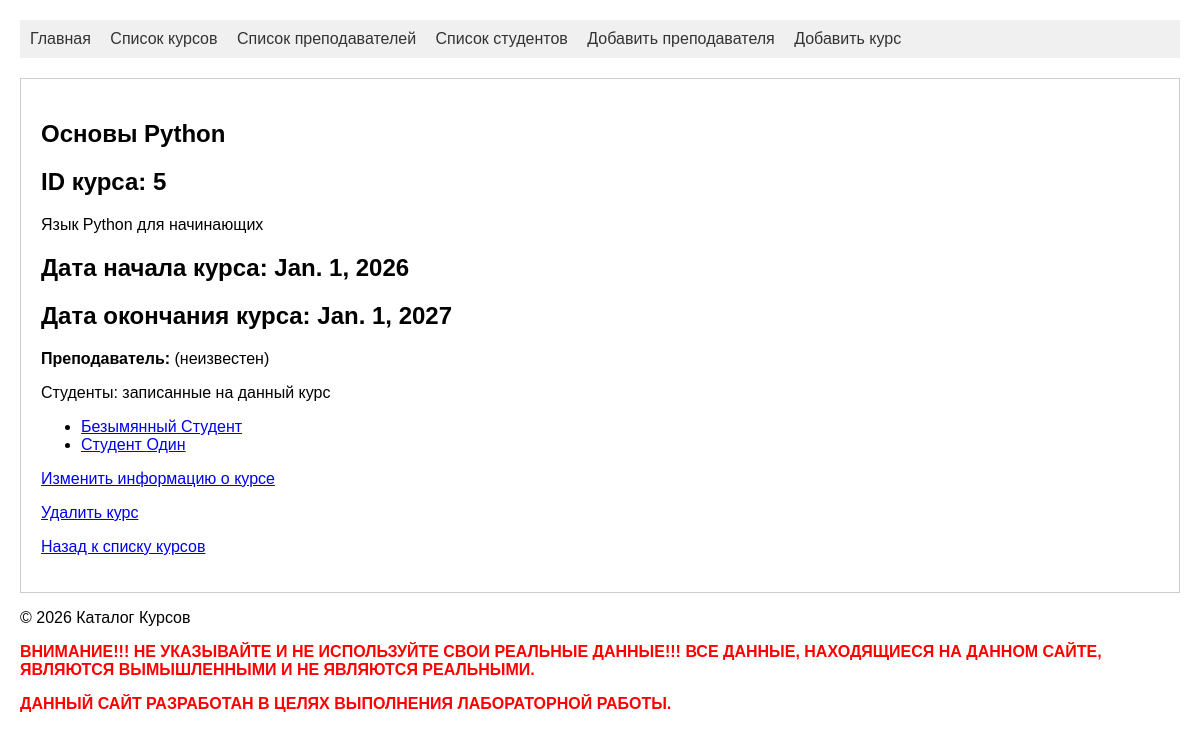
Before: /courses/detail/5 with the older database file.
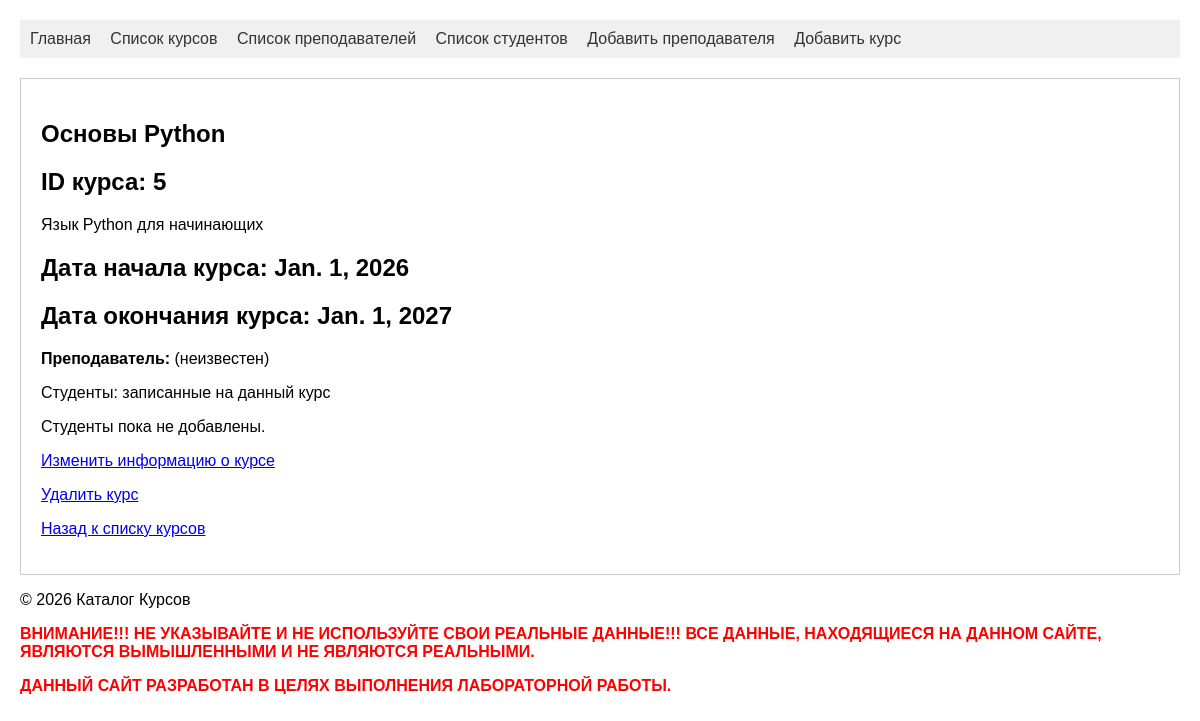
After: the same page with the newer database file.
### schedule/models.py (models this page shows)
class Student(models.Model):
    courses = models.ManyToManyField(Course)
    first_name = models.CharField(max_length=100, null=False, validators=[validate_no_numbers, validate_start_with_letter], verbose_name="Имя")
    last_name = models.CharField(max_length=100, null=False, validators=[validate_no_numbers, validate_start_with_letter], verbose_name="Фамилия")
    birth_date = models.DateField(null=True, verbose_name="Дата рождения")
    email = models.EmailField(max_length=100, null=False, verbose_name="Электронная почта")
    phone_number = models.CharField(max_length=100, null=False, validators=[validate_phone_number], verbose_name="Контактный номер телефона")
    pass_serial = models.CharField(max_length=4, null=True, unique=True, error_messages={'unique': "This pass serial already been registered."}, verbose_name="Серия паспорта")
    pass_number = models.CharField(max_length=10, null=True, error_messages={'unique': "This pass number already been registered."}, verbose_name="Номер паспорта")
    pass_date = models.DateField(default=timezone.now, verbose_name="Дата выдачи паспорта")
    pass_issued = models.CharField(max_length=100, null=True, validators=[validate_min_words], verbose_name="Кем выдан паспорт?")
    registration_address = models.TextField(blank=True, null=True, verbose_name="Адрес регистрации")
    residential_address = models.TextField(blank=True, null=True, verbose_name="Адрес фактического проживания")

### schedule/views.py (the view)
# urls.py: path('courses/detail/<int:course_id>', views.course_detail, name='course_detail'),
def course_detail(request, course_id):
    course = Course.objects.get(id=course_id)
    try:
        teacher = Teacher.objects.get(id=course.teacher_id) if course else None
    except Teacher.DoesNotExist:
        teacher = None
    if not course:
        return render(request, 'course_detail.html', {'course': course, 'teacher': teacher}, status=500)
    students_of_course = Student.objects.filter(courses__id=course_id)
    return render(request, 'course_detail.html', {'course': course, 'teacher': teacher, 'students_of_course': students_of_course})

### schedule/templates/course_detail.html (shortened to what this page needs)
{% extends 'base.html' %}
{% block content %}
  {% if course %}
        <h2>{{ course.title }}</h2>
        <h2>ID курса: {{ course.id }}</h2>
        <p>{{ course.description }}</p>
        <h2>Дата начала курса: {{ course.start_date }}</h2>
        <h2>Дата окончания курса: {{ course.end_date }}</h2>
        {% if teacher %}
            <p><strong>Преподаватель:</strong> <a href="{% url 'teacher_detail' teacher.id %}">{{ teacher.first_name }} {{ teacher.last_name }}</a></p>
        {% else %}
            <p><strong>Преподаватель:</strong> (неизвестен)</p>
        {% endif %}
        <p>Студенты: записанные на данный курс</p>
        {% if students_of_course %}
            <ul>
            {% for student in students_of_course %}
                <li><a href="{% url 'student_detail' student.id %}">{{ student.first_name }} {{ student.last_name }}</a></li>
        {% endfor %}
            </ul>
        {% else %}
             <p>Студенты пока не добавлены.</p>
        {% endif %}
        <p><a href="{% url 'course_update' course.id %}">Изменить информацию о курсе</a></p>
        <p><a href="{%url 'course_delete' course.id %}">Удалить курс</a></p>
        <p><a href="{% url 'courses' %}">Назад к списку курсов</a></p>
    {% else %}
        <p class="error-message">Курс не найден.</p>
        <p><a href="{% url 'courses' %}">Перейти к списку курсов</a></p>
    {% endif %}
{% endblock %}

Changed rows visible on the page:
removed Student: first_name "Безымянный", last_name "Студент"
removed Student: first_name "Студент", last_name "Один"
Other visible differences:
text now shown: "Студенты пока не добавлены."
